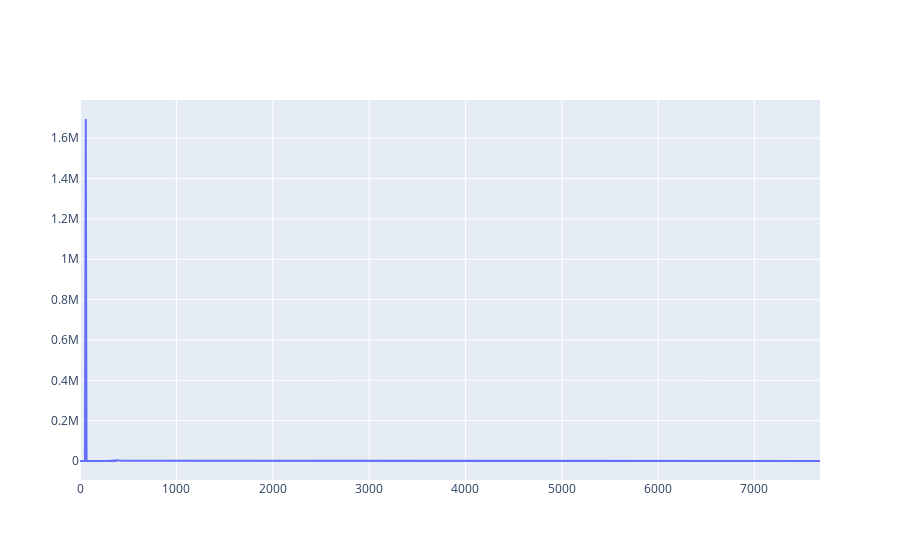

Source (notebook cell):
### Code cell
import plotly.graph_objects as go
import numpy as np
from scipy.fft import fft, fftfreq

yf = fft(mat['I_nom'][:,2])
xf = fftfreq(mat['I_nom'][:,2].shape[0], 1 / 15360)

fig = go.Figure(data=go.Scatter(x=np.abs(xf), y=np.abs(yf)))
fig.show()

### Figure 1 — Plotly figure (JSON) as saved in the notebook; plotly's stock layout.template omitted (floating-point values rounded to 4 significant figures; data arrays with more than 128 entries replaced by an {"elided": "..."} marker saying what was removed)
{"data": [{"type": "scatter", "x": {"elided": "5632 float values"}, "y": {"elided": "5632 float values"}}], "layout": {}}
